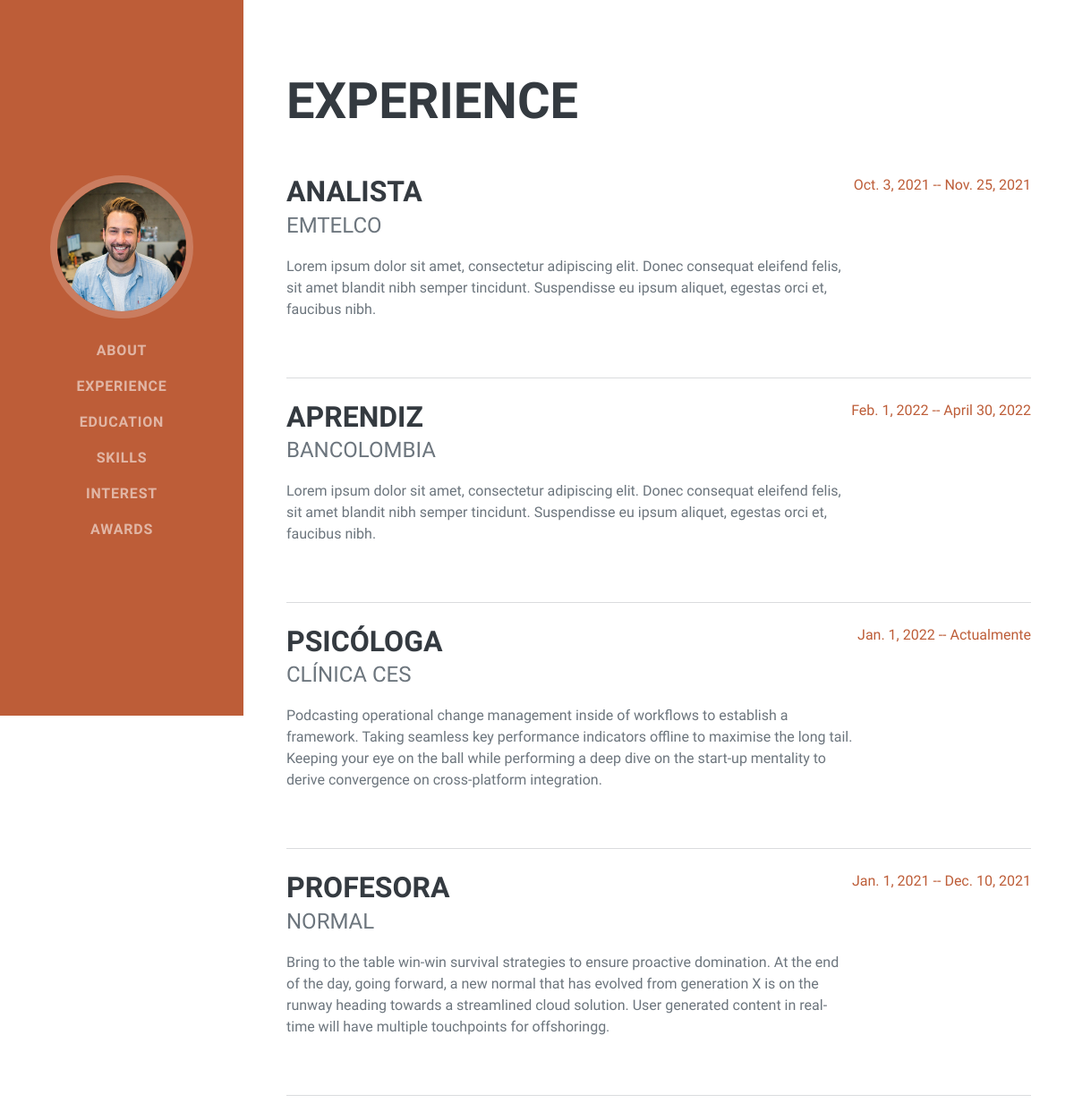
The app's page /experience/ with its own data.
### experience/models.py (models this page shows, shortened)
class Experience(models.Model):
    position = models.CharField(max_length=255, verbose_name="Cargo/puesto")
    company = models.CharField(max_length=255, verbose_name="Empresa/Institución")
    Functions = RichTextField(null=True, blank=True, max_length=512, verbose_name="Funciones")
    start_date = models.DateField(verbose_name="Fecha ingreso")
    final_date = models.DateField(verbose_name="Fecha salida", blank=True, null=True)
    present = models.CharField(max_length=1, choices=present_choices, blank=True, null=True, verbose_name="Actualmente")
    created = models.DateTimeField(auto_now_add=True)
    updated = models.DateTimeField(auto_now=True)
    class Meta:
        verbose_name = "Experiencia"
        ordering = ["-created"]

### experience/views.py (the view)
# urls.py: path('experience/', experience_views.experience, name="experience"),
def experience(request):
    experience = Experience.objects.all()
    return render(request, "experience/experience.html", {'experience':experience})

### experience/templates/experience/experience.html (shortened to what this page needs)
{% extends 'core/base.html' %}
{% block content %}
    <h2 class="mb-5">Experience</h2>
    {% for experience in experience %}
        <div class="d-flex flex-column flex-md-row justify-content-between mb-5">
            <div class="flex-grow-1">
                <h3 class="mb-0">{{experience.position}}</h3>
                <div class="subheading mb-3">{{experience.company}}</div>
                <p>{{experience.Functions|safe}}</p>
            </div>
            {% if experience.present == "A" %}
                <div class="flex-shrink-0"><span class="text-primary">{{experience.start_date}} --  Actualmente </span></div>
            {% endif %}
            {% if experience.present != "A" %}
                <div class="flex-shrink-0"><span class="text-primary">{{experience.start_date}} --  {{experience.final_date}} </span></div>
            {% endif %}
        </div>
        <hr class="m-0" />
        <br/>
    {% endfor%}
{% endblock %}

### records on screen
Experience: position "ANALISTA", company "EMTELCO", Functions "Lorem ipsum dolor sit amet, consectetur adipiscing elit. Donec consequat eleifend felis, sit amet blandit nibh semper tincidunt. Suspendisse eu ipsum aliquet, egestas orci et, faucibus nibh.", start_date "Oct. 3, 2021", final_date "Nov. 25, 2021"
Experience: position "APRENDIZ", company "BANCOLOMBIA", Functions "Lorem ipsum dolor sit amet, consectetur adipiscing elit. Donec consequat eleifend felis, sit amet blandit nibh semper tincidunt. Suspendisse eu ipsum aliquet, egestas orci et, faucibus nibh.", start_date "Feb. 1, 2022", final_date "April 30, 2022"
Experience: position "PSICÓLOGA", company "CLÍNICA CES", Functions "Podcasting operational change management inside of workflows to establish a framework. Taking seamless key performance indicators offline to maximise the long tail. Keeping your eye on the ball while performing a deep dive on the start-up mentality to derive convergence on cross-platform integration.", start_date "Jan. 1, 2022"
Experience: position "PROFESORA", company "NORMAL", Functions "Bring to the table win-win survival strategies to ensure proactive domination. At the end of the day, going forward, a new normal that has evolved from generation X is on the runway heading towards a streamlined cloud solution. User generated content in real-time will have multiple touchpoints for offshoringg.", start_date "Jan. 1, 2021", final_date "Dec. 10, 2021"
